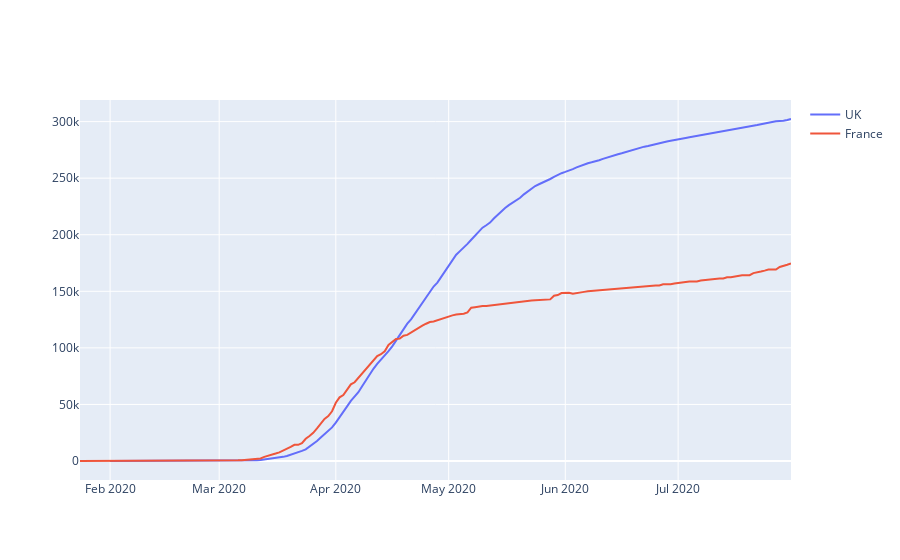

Notebook source saved alongside this figure:
### Code cell
fig = go.Figure()
fig.add_trace(go.Scatter(x = uk.Date_reported, y = uk.Cumulative_cases, name = "UK"))
fig.add_trace(go.Scatter(x = france.Date_reported, y = france.Cumulative_cases, name = "France",
                        mode = "lines"))

plt.savefig("session2.png")
fig.show()

### Figure 1 — Plotly figure (JSON) as saved in the notebook; plotly's stock layout.template omitted (floating-point values rounded to 4 significant figures; data arrays with more than 128 entries replaced by an {"elided": "..."} marker saying what was removed)
{"data": [{"name": "UK", "type": "scatter", "x": {"elided": "182 str values"}, "y": {"elided": "182 int values"}}, {"mode": "lines", "name": "France", "type": "scatter", "x": {"elided": "190 str values"}, "y": {"elided": "190 int values"}}], "layout": {}}
